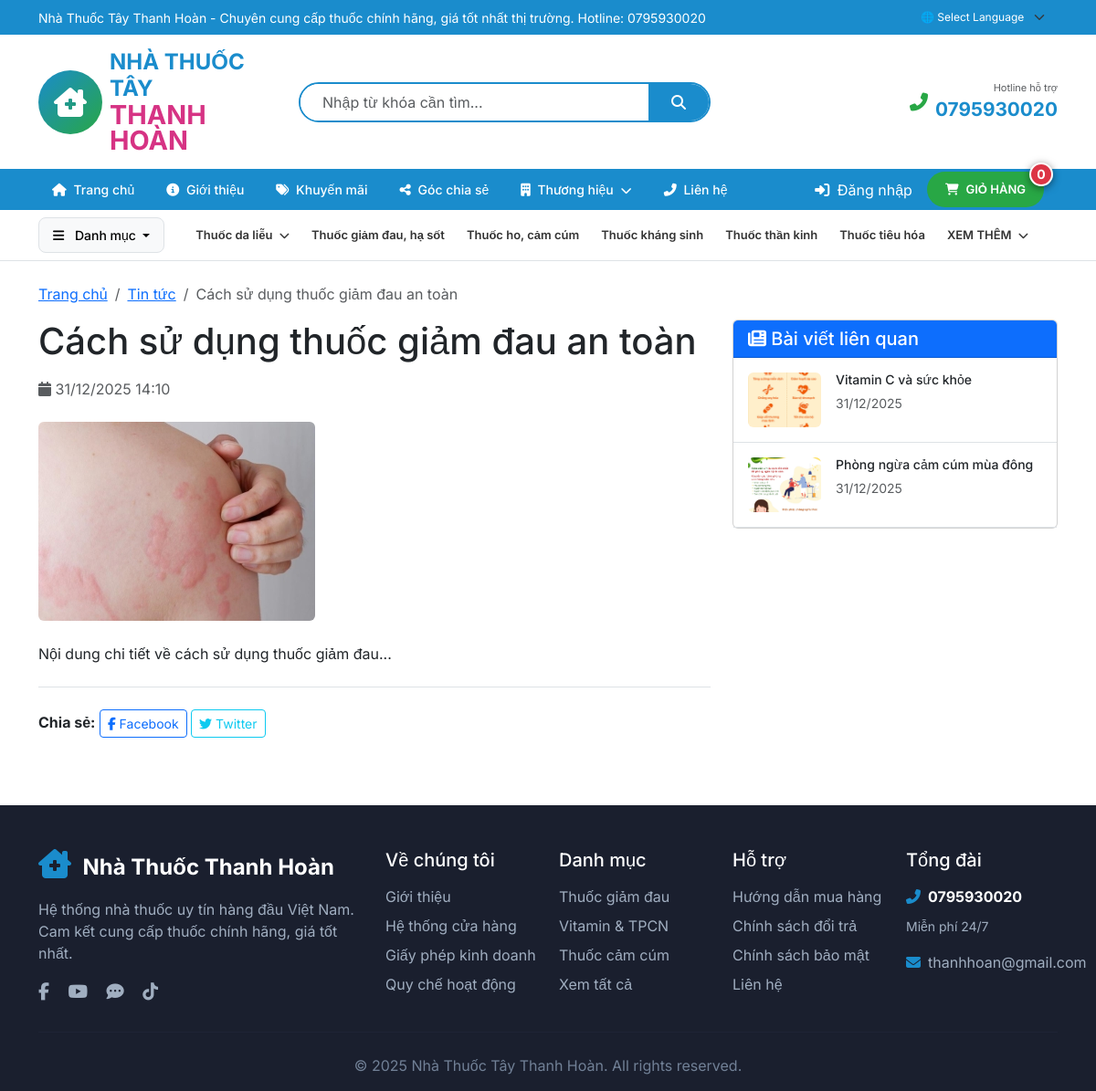
/php/baiViet/chiTiet/1, run on the app's committed database.
### tables this page shows
CREATE TABLE `nhom_thuoc` (
  `MaNhomThuoc` int(11) NOT NULL,
  `TenNhomThuoc` varchar(100) NOT NULL,
  `MoTa` varchar(500) DEFAULT NULL,
  `MaDanhMucCha` int(11) DEFAULT NULL
);

CREATE TABLE `baiviet` (
  `MaBaiViet` int(11) NOT NULL,
  `TieuDe` varchar(200) NOT NULL,
  `MoTaNgan` varchar(500) DEFAULT NULL,
  `NoiDung` text DEFAULT NULL,
  `HinhAnh` varchar(500) DEFAULT NULL,
  `NgayDang` datetime DEFAULT current_timestamp(),
  `LuotXem` int(11) DEFAULT 0,
  `IsNoiBat` tinyint(1) DEFAULT 0,
  `IsActive` tinyint(1) DEFAULT 1
);

### php/app/views/bai-viet/chi-tiet.php (the view, shortened to what the rows shown need)
<div class="container py-4">
    <nav aria-label="breadcrumb">
        <ol class="breadcrumb">
            <li class="breadcrumb-item"><a href="<?= BASE_URL ?>">Trang chủ</a></li>
            <li class="breadcrumb-item"><a href="<?= BASE_URL ?>/baiViet/danhSach">Tin tức</a></li>
            <li class="breadcrumb-item active"><?= htmlspecialchars($baiViet['TieuDe']) ?></li>
        </ol>
    </nav>
    <div class="row">
        <div class="col-lg-8">
            <article>
                <h1 class="mb-3"><?= htmlspecialchars($baiViet['TieuDe']) ?></h1>
                <div class="text-muted mb-4">
                    <i class="fas fa-calendar"></i> <?= date('d/m/Y H:i', strtotime($baiViet['NgayDang'])) ?>
                </div>
                <?php if (!empty($baiViet['HinhAnh'])): ?>
                    <img src="<?= $baiViet['HinhAnh'] ?>" alt="<?= htmlspecialchars($baiViet['TieuDe']) ?>" class="img-fluid rounded mb-4">
                <?php endif; ?>
                <div class="article-content">
                    <?= $baiViet['NoiDung'] ?>
                </div>
                <div class="mt-4 pt-4 border-top">
                    <strong>Chia sẻ:</strong>
                    <a href="https://www.facebook.com/sharer/sharer.php?u=<?= urlencode(BASE_URL . '/baiViet/chiTiet/' . $baiViet['MaBaiViet']) ?>" target="_blank" class="btn btn-outline-primary btn-sm">
                        <i class="fab fa-facebook-f"></i> Facebook
                    </a>
                    <a href="https://twitter.com/intent/tweet?url=<?= urlencode(BASE_URL . '/baiViet/chiTiet/' . $baiViet['MaBaiViet']) ?>" target="_blank" class="btn btn-outline-info btn-sm">
                        <i class="fab fa-twitter"></i> Twitter
                    </a>
                </div>
            </article>
        </div>
        <div class="col-lg-4">
            <div class="card">
                <div class="card-header bg-primary text-white">
                    <h5 class="mb-0"><i class="fas fa-newspaper"></i> Bài viết liên quan</h5>
                </div>
                <div class="card-body p-0">
                    <?php if (!empty($baiVietLienQuan)): ?>
                        <?php foreach ($baiVietLienQuan as $bv): ?>
                            <a href="<?= BASE_URL ?>/baiViet/chiTiet/<?= $bv['MaBaiViet'] ?>" class="d-flex p-3 border-bottom text-decoration-none text-dark">
                                <?php if (!empty($bv['HinhAnh'])): ?>
                                    <img src="<?= $bv['HinhAnh'] ?>" alt="" style="width: 80px; height: 60px; object-fit: cover;" class="rounded me-3">
                                <?php else: ?>
                                    <div class="bg-light rounded me-3 d-flex align-items-center justify-content-center" style="width: 80px; height: 60px;">
                                        <i class="fas fa-newspaper text-muted"></i>
                                    </div>
                                <?php endif; ?>
                                <div>
                                    <h6 class="mb-1 small"><?= htmlspecialchars($bv['TieuDe']) ?></h6>
                                    <small class="text-muted"><?= date('d/m/Y', strtotime($bv['NgayDang'])) ?></small>
                                </div>
                            </a>
                        <?php endforeach; ?>
                    <?php else: ?>
                        <p class="text-muted text-center p-3">Không có bài viết liên quan</p>
                    <?php endif; ?>
                </div>
            </div>
        </div>
    </div>
</div>

### php/app/views/layouts/header.php (shortened to what the rows shown need)
<?php
$db = Database::getInstance()->getConnection();
$nhomThuocs = $db->query("SELECT * FROM nhom_thuoc ORDER BY TenNhomThuoc")->fetchAll(PDO::FETCH_ASSOC);
$danhMucCha = array_filter($nhomThuocs, fn($n) => empty($n['MaDanhMucCha']));
?>
<div class="header-wrapper" id="headerWrapper">
    <nav class="secondary-nav bg-white border-bottom py-2">
        <div class="container">
            <div class="d-flex align-items-center">
                <div class="category-links d-none d-lg-flex flex-wrap gap-1">
                    <?php foreach (array_slice($danhMucCha, 0, 6) as $nhomCha): ?>
                        <?php $danhMucCon = array_filter($nhomThuocs, fn($n) => $n['MaDanhMucCha'] == $nhomCha['MaNhomThuoc']); ?>
                        <?php if (!empty($danhMucCon)): ?>
                            <div class="cat-dropdown">
                                <a href="<?= BASE_URL ?>/nhom-thuoc/chi-tiet/<?= $nhomCha['MaNhomThuoc'] ?>" class="category-link-new">
                                    <?= htmlspecialchars($nhomCha['TenNhomThuoc']) ?> <i class="fas fa-chevron-down ms-1 small"></i>
                                </a>
                            </div>
                        <?php else: ?>
                            <a href="<?= BASE_URL ?>/nhom-thuoc/chi-tiet/<?= $nhomCha['MaNhomThuoc'] ?>" class="category-link-new">
                                <?= htmlspecialchars($nhomCha['TenNhomThuoc']) ?>
                            </a>
                        <?php endif; ?>
                    <?php endforeach; ?>
                    <?php if (count($danhMucCha) > 6): ?>
                        <div class="cat-dropdown">
                            <a href="#" class="category-link-new">XEM THÊM <i class="fas fa-chevron-down ms-1 small"></i></a>
                        </div>
                    <?php endif; ?>
                </div>
            </div>
        </div>
    </nav>
</div>

### data on the page
nhom_thuoc: TenNhomThuoc "Thuốc da liễu"
nhom_thuoc: TenNhomThuoc "Thuốc giảm đau, hạ sốt"
nhom_thuoc: TenNhomThuoc "Thuốc ho, cảm cúm"
nhom_thuoc: TenNhomThuoc "Thuốc kháng sinh"
nhom_thuoc: TenNhomThuoc "Thuốc thần kinh"
nhom_thuoc: TenNhomThuoc "Thuốc tiêu hóa"
baiviet: TieuDe "Cách sử dụng thuốc giảm đau an toàn", NgayDang "31/12/2025 14:10", HinhAnh (picture), NoiDung "Nội dung chi tiết về cách sử dụng thuốc giảm đau..."
baiviet: HinhAnh (picture), TieuDe "Vitamin C và sức khỏe", NgayDang "31/12/2025"
baiviet: HinhAnh (picture), TieuDe "Phòng ngừa cảm cúm mùa đông", NgayDang "31/12/2025"

### other printed values
STORE_NAME "Nhà Thuốc Tây Thanh Hoàn"
STORE_PHONE "0795930020"
$cartCount "0"
STORE_EMAIL "thanhhoan@gmail.com"
